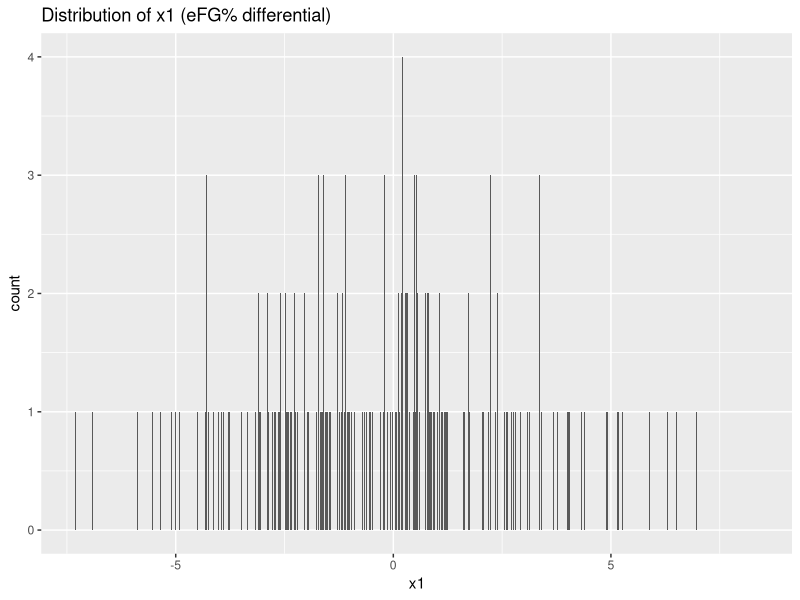
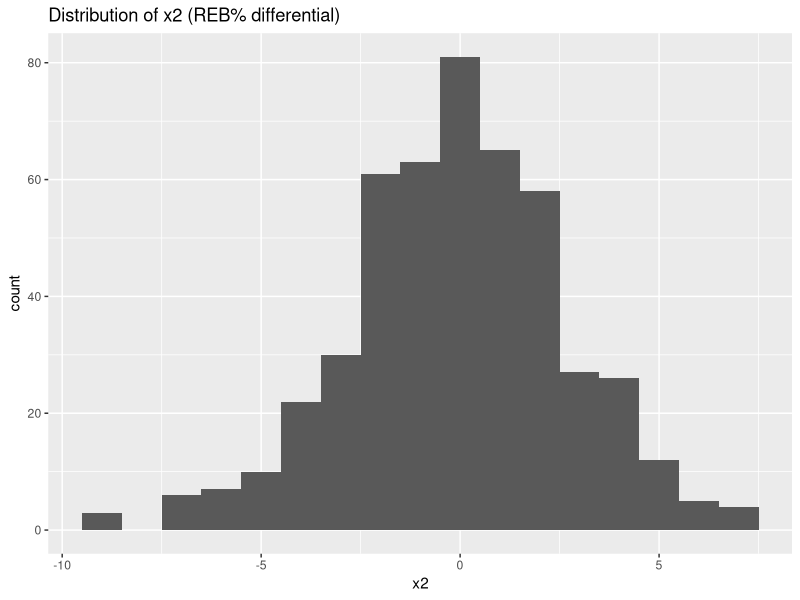
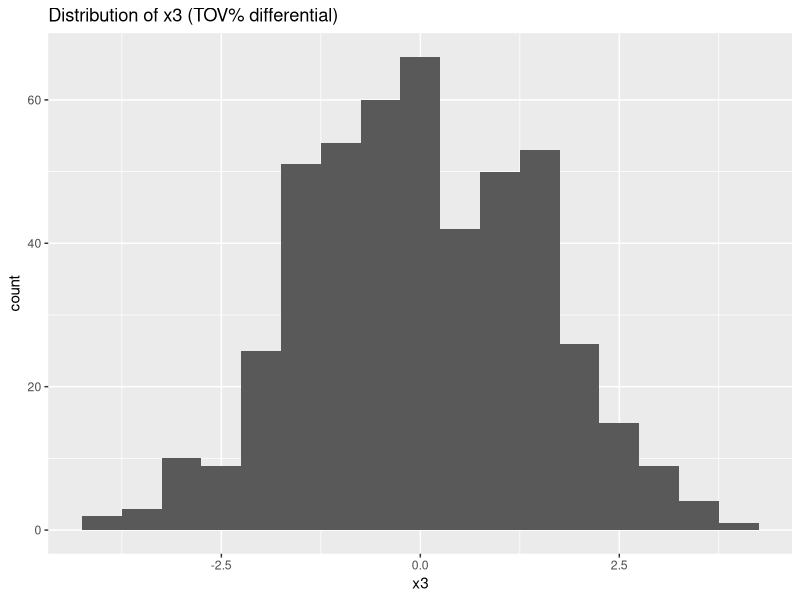
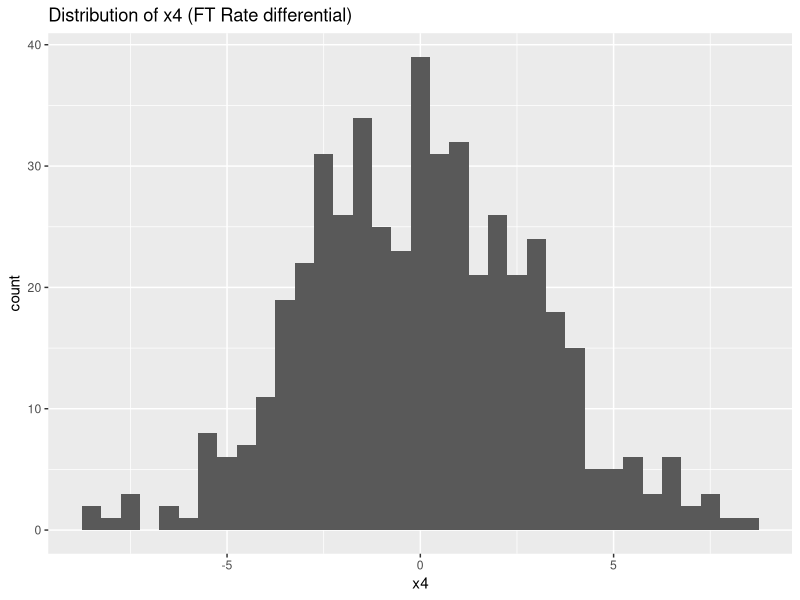
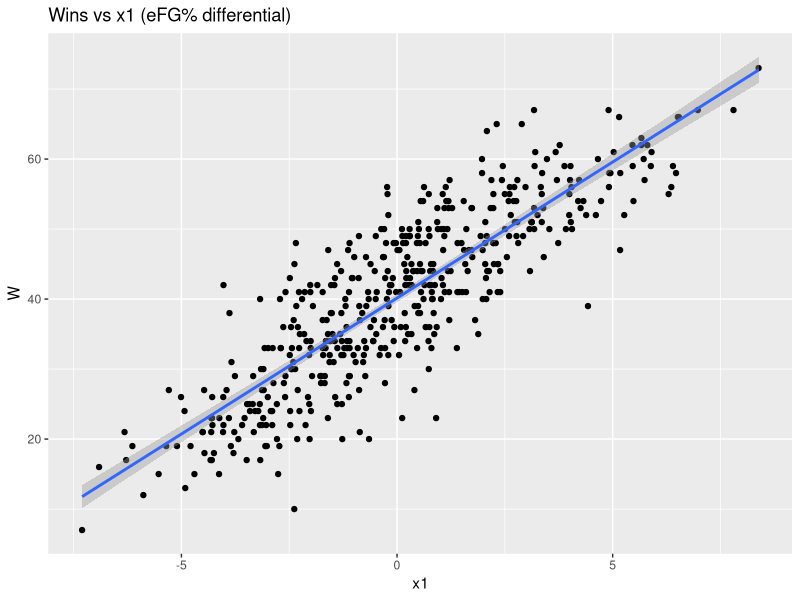
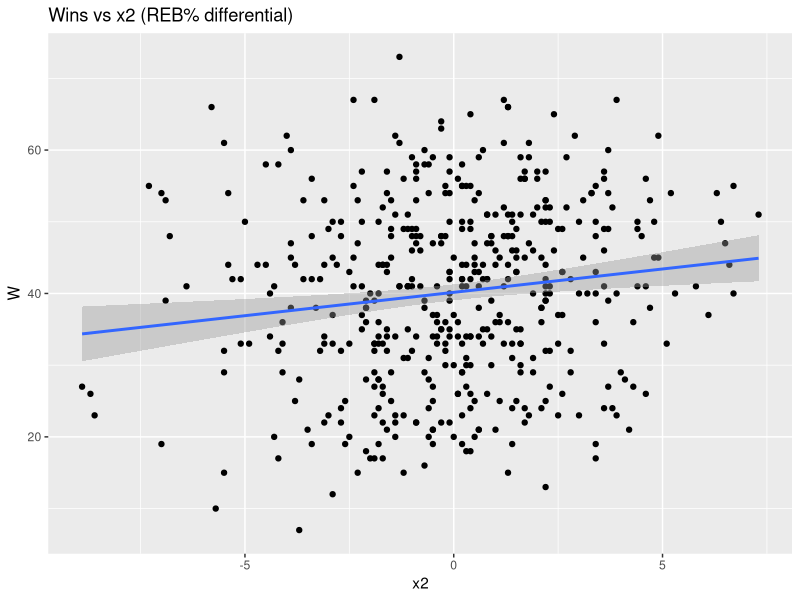
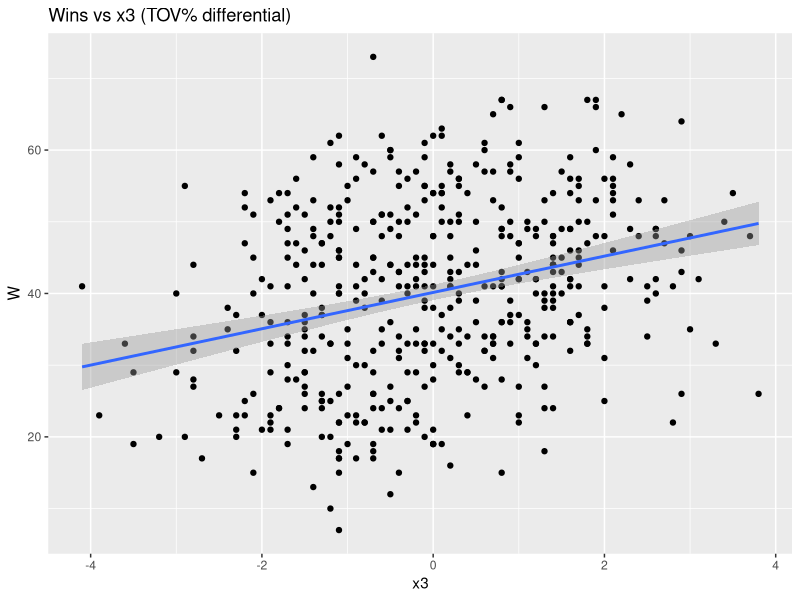
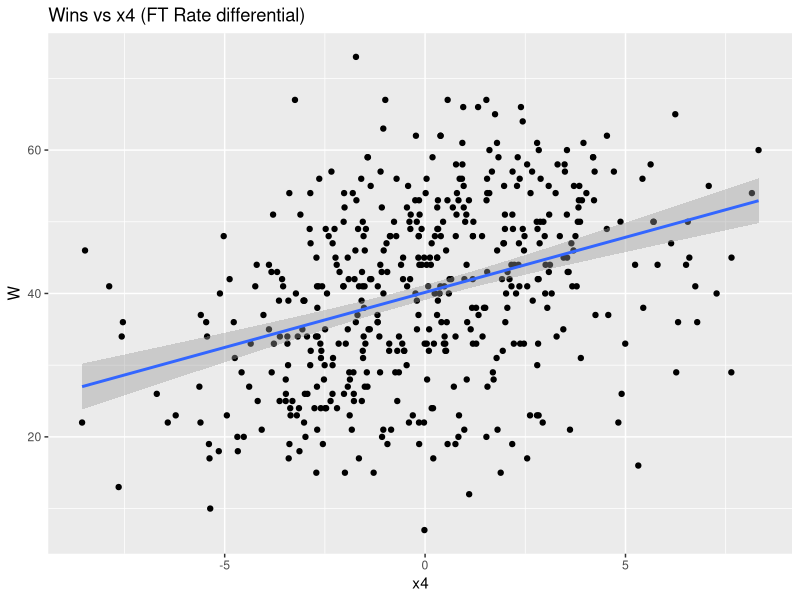

These charts were generated, in order, by the following R code:
#############
### SETUP ###
#############

# install.packages(c("ggplot2", "tidyverse"))
library(ggplot2)
library(tidyverse)

# set seed
set.seed(3)

##############
### PART 1 ###
##############

# load data
nba_four_factors = read_csv("../data/02_nba-four-factors.csv")

# Task 1:
# - Compute each variable's mean, standard deviation, minimum, and maximum
# - Plot the marginal distribution of each explanatory variable
# - Make scatterplots of wins against each of the four factors
# - Compute correlations between each pair of explanatory variables
# - Identify which variables look most strongly related to wins before fitting a model

print(nba_four_factors)

nba_four_factors = nba_four_factors %>%
  mutate(
    `eFG%` = (FGM + (0.5 * `3PM`)) / (FGA),
    `opp_eFG%` = (OPP_FGM + (0.5 * OPP_3PM)) / (OPP_FGA)
  )

key_vars = nba_four_factors %>%
  mutate(
    x1 = (`eFG%` - `opp_eFG%`) * 100,
    x2 = `OREB%` + `DREB%` - 100,
    x3 = `OPP TOV %` - `TOV%`,
    x4 = (`FT Rate` - `OPP FT Rate`) * 100
  )

summary(key_vars)

#Distributions:

ggplot(key_vars, aes(x = x1)) + geom_histogram(binwidth = 0.01) + labs(title = "Distribution of x1 (eFG% differential)")
ggplot(key_vars, aes(x = x2)) + geom_histogram(binwidth = 1) + labs(title = "Distribution of x2 (REB% differential)")
ggplot(key_vars, aes(x = x3)) + geom_histogram(binwidth = 0.5) + labs(title = "Distribution of x3 (TOV% differential)")
ggplot(key_vars, aes(x = x4)) + geom_histogram(binwidth = 0.5) + labs(title = "Distribution of x4 (FT Rate differential)")


#Scatterplots: 

ggplot(key_vars, aes(x = x1, y = W)) + geom_point() + geom_smooth(method = "lm") + labs(title = "Wins vs x1 (eFG% differential)")
ggplot(key_vars, aes(x = x2, y = W)) + geom_point() + geom_smooth(method = "lm") + labs(title = "Wins vs x2 (REB% differential)")
ggplot(key_vars, aes(x = x3, y = W)) + geom_point() + geom_smooth(method = "lm") + labs(title = "Wins vs x3 (TOV% differential)")
ggplot(key_vars, aes(x = x4, y = W)) + geom_point() + geom_smooth(method = "lm") + labs(title = "Wins vs x4 (FT Rate differential)")


#Correlation between pairs of explanatory variables and with wins:

cor(key_vars[, c("x1", "x2", "x3", "x4", "W")])



# Task 2:
# - Fit the multivariable model: wins ~ x1 + x2 + x3 + x4
# - Write down the fitted regression equation
# - Interpret each coefficient in context
# - Check whether the coefficient signs make sense given the variable definitions
# - Identify which factors look strongest and weakest after adjustment

model = lm(W ~ x1 + x2 + x3 + x4, data = key_vars)

summary(model)


# Equation is above, each coefficient represents the expected number of additional
# wins from a unit increase in the corresponding variable. All coefficients being 
# positive makes sense since a positive increase in the vaariable values should 
# increase the expected number of wins for a team. Since the scoring factor has the
# highest t value, it is the most associated with winning. The attacking factor has
# the lowest t value and seems weakly associated with winning





# Task 3:
# - Standardize the four predictors
# - Fit the standardized model
# - Rank the factors by absolute standardized coefficient size
# - Compare the original and standardized models for interpretability
# - Compare fitted values from both models and explain why they match or differ


key_vars = key_vars %>%
  mutate(
    z1 = as.numeric(scale(x1)),
    z2 = as.numeric(scale(x2)),
    z3 = as.numeric(scale(x3)),
    z4 = as.numeric(scale(x4))
  )

st_model = lm(W ~ z1 + z2 + z3 + z4, data = key_vars)

summary(st_model)

#From highest to lowest absolute values: Scoring, Protecting, Crashing, Attacking.
#The standardized model is better for comparing relative importance because it 
#gives coefficients that are adjusted for the variance of their variable. 
#The coefficients are not the same but the t values are the same. 
#In terms of the geometry, the adjusted model makes fitting more accurate. 




# Task 4:
# - Report the residual standard error and interpret it in wins
# - Report coefficient standard errors and 95% confidence intervals
# - Identify which effects are clearly different from zero
# - Choose one team and compute a point prediction, confidence interval, and prediction interval
# - State which interval is wider and why

#From the summary, the RSE is 3.974 on 475 degrees of freedom. 
confint(st_model)

#beta0: [39.785, 40.498]
#beta1: [9.760, 10.504]
#beta2: [3.274, 4.022]
#beta3: [4.064, 4.817]
#beta4: [1.929, 2.678]

#All factors have effects clearly distinguishable from 0 since none have 0 within
#their confidence intervals. 

Hawks = key_vars %>% filter(TEAM == "Atlanta Hawks")

predict(st_model, newdata = Hawks)

predict(model, newdata = Hawks, interval = "confidence", level = 0.95)

predict(model, newdata = Hawks, interval = "prediction", level = 0.95)

#This gives the data for a bunch of years. The first year (2005) has a prediction
# of 14.9 wins with a confidence interval of [13.73, 16.07] and a prediction 
#interval of [7.01, 22.80]. The prediction interval is wider because it accounts 
#for team by team variation. 



# Task 5:
# - Randomly split the data into training and test sets
# - Fit the original and standardized models on the training set
# - Compute test-set RMSE for both models
# - Compare predictive performance

#These lines split the data into training and test sets
n = nrow(key_vars)
train_idx = sample(1:n, size = 0.8 * n)
train = key_vars[train_idx, ]
test  = key_vars[-train_idx, ]

#original and scaled models
model_train = lm(W ~ x1 + x2 + x3 + x4, data = train)
train_scaled = train %>% mutate(across(c(x1, x2, x3, x4), scale))
test_scaled  = test %>% mutate(across(c(x1, x2, x3, x4), scale))
model_train_scaled = lm(W ~ x1 + x2 + x3 + x4, data = train_scaled)

#helper function
rmse = function(actual, predicted) sqrt(mean((actual - predicted)^2))

rmse_original = rmse(test$W, predict(model_train, newdata = test))
rmse_scaled = rmse(test_scaled$W, predict(model_train_scaled, newdata = test_scaled))


rmse_original #4.094
rmse_scaled #4.144

#Since the two values are very similar, the predict with a relatively 
#similar level of accuracy. 


##############
### PART 2 ###
##############

# load data
punts = read_csv("../data/02_punts.csv")

print(punts)

# Task 1:
# - Plot post-punt yard line against starting yard line
# - Bin punts by starting field position and plot average post-punt yard line in each bin
# - Describe the shape of the relationship and where it bends
# - Plot or summarize the distribution of punter quality

#Normal Plot
ggplot(punts, aes(x = ydl, y = next_ydl)) + geom_point()

#Binned version
punts_binned = punts %>%
  mutate(bin = cut(ydl, breaks = seq(0, 100, by = 1))) %>%
  group_by(bin) %>%
  summarise(avg_post_punt = mean(next_ydl, na.rm = TRUE))

ggplot(punts_binned, aes(x = bin, y = avg_post_punt)) +
  geom_point(fill = "steelblue") +
  scale_x_discrete(breaks = levels(punts_binned$bin)[seq(1, 100, by = 10)]) +
  labs(title = "Average Post-Punt Yard Line by Starting Field Position",
       x = "Starting Yard Line (binned)",
       y = "Average Post-Punt Yard Line") +
  theme(axis.text.x = element_text(angle = 45, hjust = 1))

#It looks somewhat linear but seems to be more quadratic than linear

ggplot(punts, aes(x = pq)) + geom_histogram()


# Task 2:
# - Fit competing punt models: linear, quadratic, quadratic plus punter quality, and spline
# - Visualize the fitted curves from each model
# - Use train/test RMSE or cross-validation to choose a preferred model
# - Compare the linear, quadratic, and spline tradeoffs
# - Assess whether punter quality improves out-of-sample prediction
# - Interpret the punter-quality coefficient if it is included in the selected model


#Numerical models
model1 = lm(next_ydl ~ ydl, data = punts)
model2 = lm(next_ydl ~ ydl + I(ydl^2), data = punts)
model3 = lm(next_ydl ~ ydl + I(ydl^2) + pq, data = punts)

summary(model1)
summary(model2)
summary(model3)


punts$pred3 = predict(model3)

ggplot(punts, aes(x = ydl, y = next_ydl)) +
  geom_point(alpha = 0.3, color = "gray") +
  geom_smooth(method = "lm", formula = y ~ x, aes(color = "Linear"), se = FALSE) +
  geom_smooth(method = "lm", formula = y ~ x + I(x^2), aes(color = "Quadratic"), se = FALSE) +
  geom_line(aes(y = pred3, color = "Quadratic + PQI")) +
  scale_color_manual(values = c("Linear" = "blue", "Quadratic" = "red", "Quadratic + PQI" = "green" )) +
  labs(title = "Fitted Punt Models",
       x = "Starting Yard Line",
       y = "Next Yard Line",
       color = "Model")

#Test for quadratic
n = nrow(punts)
train_idx = sample(1:n, size = 0.8 * n)
train = punts[train_idx, ]
test  = punts[-train_idx, ]

model_train = lm(next_ydl ~ ydl + I(ydl^2), data = train)
rmse_test = rmse(test$next_ydl, predict(model_train, newdata = test))

rmse_test #rmse = 10.497


#From these graphs, it is clear that the quadratic model is better than the linear, 
#but it seems like there is little benefit to adding punter quality to the model



# Task 3:
# - Plot the fitted mean response for the selected punt model
# - Add a 95% confidence band for the expected response
# - Add a 95% prediction band for one individual punt
# - Explain why the prediction band is wider
# - Identify where the model is most uncertain

ydl_grid = data.frame(ydl = seq(min(punts$ydl), max(punts$ydl), length.out = 300))

conf_band = as.data.frame(predict(model2, newdata = ydl_grid, interval = "confidence", level = 0.95))
pred_band = as.data.frame(predict(model2, newdata = ydl_grid, interval = "prediction", level = 0.95))

plot_data = ydl_grid %>%
  mutate(fit    = conf_band$fit,
         ci_lwr = conf_band$lwr,
         ci_upr = conf_band$upr,
         pi_lwr = pred_band$lwr,
         pi_upr = pred_band$upr)

# Plot
ggplot(punts, aes(x = ydl, y = next_ydl)) +
  geom_point(alpha = 0.2, color = "gray") +
  geom_ribbon(data = plot_data, aes(x = ydl, ymin = pi_lwr, ymax = pi_upr), 
              inherit.aes = FALSE, fill = "red", alpha = 0.2) +
  geom_ribbon(data = plot_data, aes(x = ydl, ymin = ci_lwr, ymax = ci_upr), 
              inherit.aes = FALSE, fill = "blue", alpha = 0.4) +
  geom_line(data = plot_data, aes(x = ydl, y = fit), color = "black", linewidth = 1) +
  labs(title = "Quadratic Punt Model with Confidence and Prediction Bands",
       x = "Starting Yard Line",
       y = "Opponent Yard Line After Punt")


#The prediction band is wider because it accounts for punter by punter variation.
#The model is most uncertain at the left and right extremes of the x-axis
#because there is less data to pull from

# Task 4:
# - Define punt yards over expected so that positive values are better punts
# - Compute PYOE for each punt
# - For each punter, compute average PYOE, number of punts, and standard error of average PYOE
# - Rank punters by average PYOE
# - Visualize punter rankings with uncertainty intervals
# - Identify which punters look clearly above average and which rankings are unstable

punts_pyoe <- punts %>%
  mutate(
    expected_next_ydl = predict(model2, newdata = punts),
    pyoe = expected_next_ydl - next_ydl
  )

punter_rankings = punts_pyoe %>%
  group_by(punter) %>%
  summarise(
    avg_pyoe = mean(pyoe, na.rm = TRUE),
    n_punts  = n(),
    se_pyoe  = sd(pyoe, na.rm = TRUE) / sqrt(n_punts)
  ) %>%
  arrange(desc(avg_pyoe)) %>%
  mutate(punter = factor(punter, levels = punter))

ggplot(punter_rankings, aes(x = avg_pyoe, y = punter)) +
  geom_point() +
  geom_errorbarh(aes(xmin = avg_pyoe - 1.96 * se_pyoe,
                     xmax = avg_pyoe + 1.96 * se_pyoe),
                 height = 0.3) +
  geom_vline(xintercept = 0, linetype = "dashed", color = "red") +
  labs(title = "Punter Rankings by PYOE with 95% Uncertainty Intervals",
       x = "Average Punt Yards Over Expected (PYOE)",
       y = "Punter")


#The punters with their entire CI to the right of the red line are clearly above
#average, those who have the prediction to the right are likely above average
#The punters with large confidence intervals are the unstable ones


# Final reflection:
# - Explain how adding columns changed what the model could fit
# - Explain when flexibility helped and when it could hurt
# - Interpret the residual standard error in this setting
# - Explain why prediction intervals are wider than confidence intervals
# - Note one coefficient, prediction, or ranking you would interpret cautiously


#Adding columns meant that there are now more variables we can consider, 
#allowing us to make more accurate models. The flexibility helped in the first 
#part, but made things a bit weird in the second when considering punter ratings.
#Sigma hat tells us the typical size of prediction errors. Prediction intervals 
#are wider because confidence intervals only captures uncertainty about the 
#average response. I would be cautious about interpreting the coefficients in front
#of punter rankings too seriously because of variation in number of punts. 
